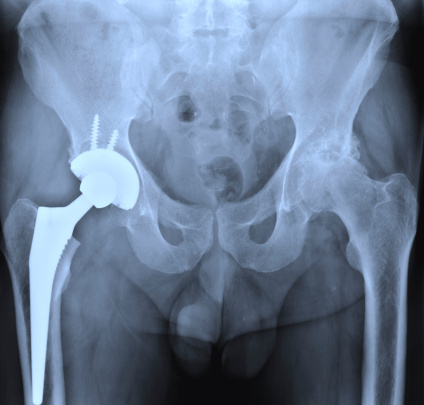
#> input picture lab1/rtg.jpg, 424 x 405 px
$ python lab1.py
#> lines starting #> are read from the running program, lines starting #| are printed output that depends on the picture
import matplotlib.pyplot as plt
import matplotlib.image as img
import skimage
import skimage.color
import numpy as np

xray=img.imread('rtg.jpg')
#> xray is the input picture: shape (405, 424, 3); mean R, G, B 105.2, 123.5, 148.6
xray_gray=skimage.color.rgb2gray(xray)
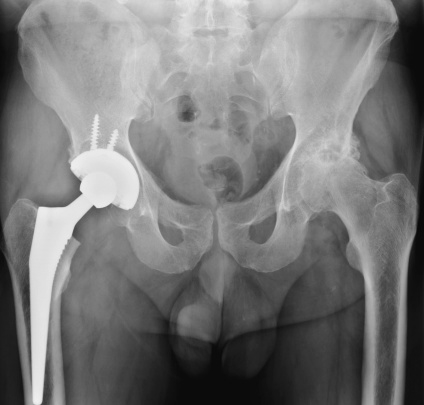
#> xray_gray: shape (405, 424) float64; min 0.0336, max 0.943, mean 0.476

def negation(image):
    image=image-255
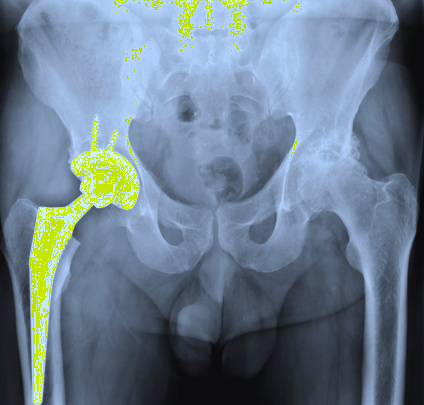
#> image: shape (405, 424, 3); mean of channels 0, 1, 2 106.2, 124.5, 141.2; drawn as R, G, B
    return image

def logarytm(img):
    img=(np.log10(1+img))
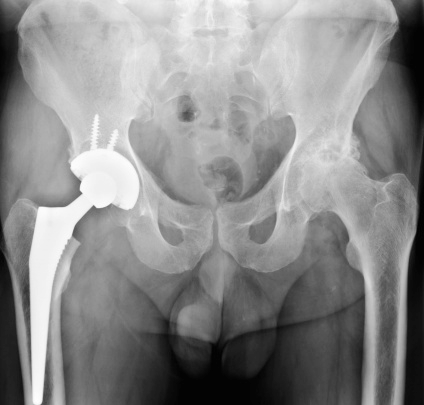
#> img: shape (405, 424) float64; min 0.0144, max 0.289, mean 0.164; drawn with min black and max white
    return img

plt.subplot(2,2,1)
plt.imshow(xray)

plt.subplot(2,2,2)
plt.imshow(xray_gray,'gray')

plt.subplot(2,2,3)
plt.imshow(negation(xray))

plt.subplot(2,2,4)
plt.imshow(logarytm(xray_gray))

plt.show()
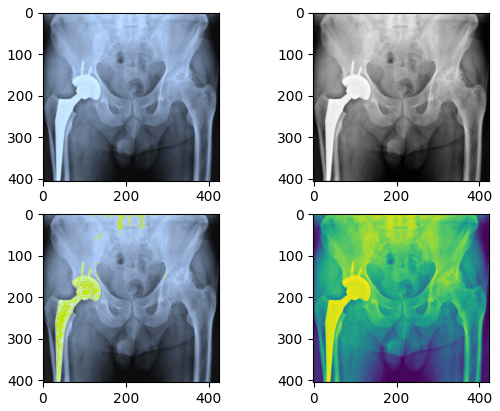
#> figure drawn by matplotlib, 4 panels
